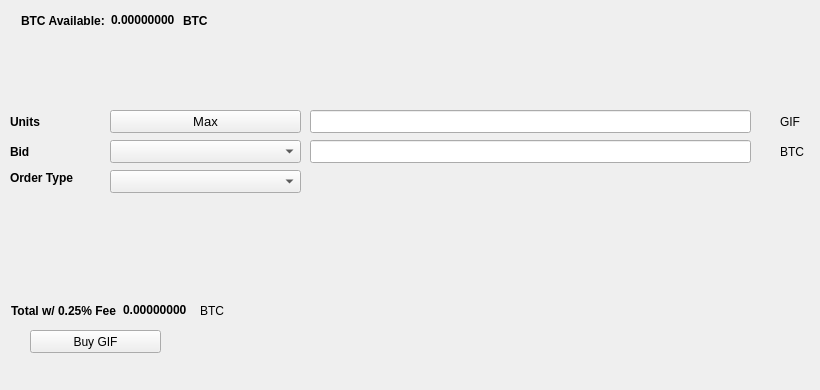
   <widget class="QWidget" name="BuyTab">
    <attribute name="title">
     <string>Buy</string>
    </attribute>
    <widget class="QPushButton" name="BuyGIF">
     <property name="geometry">
      <rect>
       <x>30</x>
       <y>330</y>
       <width>131</width>
       <height>23</height>
      </rect>
     </property>
     <property name="text">
      <string>Buy GIF</string>
     </property>
     <property name="icon">
      <iconset resource="../tgifglobal.qrc">
       <normaloff>:/icons/bitcoin</normaloff>:/icons/bitcoin</iconset>
     </property>
    </widget>
    <widget class="QLabel" name="label_3">
     <property name="geometry">
      <rect>
       <x>10</x>
       <y>110</y>
       <width>46</width>
       <height>23</height>
      </rect>
     </property>
     <property name="font">
      <font>
       <weight>75</weight>
       <bold>true</bold>
      </font>
     </property>
     <property name="text">
      <string>Units</string>
     </property>
    </widget>
    <widget class="QLineEdit" name="UnitsInput">
     <property name="geometry">
      <rect>
       <x>310</x>
       <y>110</y>
       <width>441</width>
       <height>23</height>
      </rect>
     </property>
     <property name="font">
      <font>
       <pointsize>9</pointsize>
       <weight>75</weight>
       <bold>true</bold>
      </font>
     </property>
    </widget>
    <widget class="QLineEdit" name="BuyBidPriceEdit">
     <property name="geometry">
      <rect>
       <x>310</x>
       <y>140</y>
       <width>441</width>
       <height>23</height>
      </rect>
     </property>
     <property name="font">
      <font>
       <pointsize>9</pointsize>
       <weight>75</weight>
       <bold>true</bold>
      </font>
     </property>
    </widget>
    <widget class="QLabel" name="label_4">
     <property name="geometry">
      <rect>
       <x>780</x>
       <y>110</y>
       <width>31</width>
       <height>23</height>
      </rect>
     </property>
     <property name="text">
      <string>GIF</string>
     </property>
    </widget>
    <widget class="QLabel" name="label_5">
     <property name="geometry">
      <rect>
       <x>780</x>
       <y>140</y>
       <width>31</width>
       <height>23</height>
      </rect>
     </property>
     <property name="text">
      <string>BTC</string>
     </property>
    </widget>
    <widget class="QLabel" name="label_6">
     <property name="geometry">
      <rect>
       <x>10</x>
       <y>140</y>
       <width>46</width>
       <height>23</height>
      </rect>
     </property>
     <property name="font">
      <font>
       <weight>75</weight>
       <bold>true</bold>
      </font>
     </property>
     <property name="text">
      <string>Bid</string>
     </property>
    </widget>
    <widget class="QLabel" name="label_7">
     <property name="geometry">
      <rect>
       <x>10</x>
       <y>170</y>
       <width>91</width>
       <height>16</height>
      </rect>
     </property>
     <property name="font">
      <font>
       <weight>75</weight>
       <bold>true</bold>
      </font>
     </property>
     <property name="text">
      <string>Order Type</string>
     </property>
    </widget>
    <widget class="QPushButton" name="Buy_Max_Amount">
     <property name="geometry">
      <rect>
       <x>110</x>
       <y>110</y>
       <width>191</width>
       <height>23</height>
      </rect>
     </property>
     <property name="font">
      <font>
       <pointsize>10</pointsize>
      </font>
     </property>
     <property name="text">
      <string>Max</string>
     </property>
    </widget>
    <widget class="QComboBox" name="BuyBidcomboBox">
     <property name="geometry">
      <rect>
       <x>110</x>
       <y>140</y>
       <width>191</width>
       <height>23</height>
      </rect>
     </property>
     <property name="font">
      <font>
       <pointsize>10</pointsize>
      </font>
     </property>
    </widget>
    <widget class="QComboBox" name="buyOrdertypeCombo">
     <property name="geometry">
      <rect>
       <x>110</x>
       <y>170</y>
       <width>191</width>
       <height>23</height>
      </rect>
     </property>
     <property name="font">
      <font>
       <pointsize>10</pointsize>
      </font>
     </property>
    </widget>
    <widget class="QWidget" name="layoutWidget1">
     <property name="geometry">
      <rect>
       <x>21</x>
       <y>11</y>
       <width>227</width>
       <height>19</height>
      </rect>
     </property>
     <layout class="QHBoxLayout" name="horizontalLayout_3">
      <item>
       <widget class="QLabel" name="label232">
        <property name="font">
         <font>
          <weight>75</weight>
          <bold>true</bold>
         </font>
        </property>
        <property name="text">
         <string>BTC Available:</string>
        </property>
       </widget>
      </item>
      <item>
       <widget class="QLabel" name="BtcAvailableLbl">
        <property name="palette">
         <palette>
          <active>
           <colorrole role="WindowText">
            <brush brushstyle="SolidPattern">
             <color alpha="255">
              <red>0</red>
              <green>0</green>
              <blue>0</blue>
             </color>
            </brush>
           </colorrole>
           <colorrole role="Button">
            <brush brushstyle="SolidPattern">
             <color alpha="255">
              <red>0</red>
              <green>170</green>
              <blue>0</blue>
             </color>
            </brush>
           </colorrole>
           <colorrole role="Light">
            <brush brushstyle="SolidPattern">
             <color alpha="255">
              <red>0</red>
              <green>255</green>
              <blue>0</blue>
             </color>
            </brush>
           </colorrole>
           <colorrole role="Midlight">
            <brush brushstyle="SolidPattern">
             <color alpha="255">
              <red>0</red>
              <green>212</green>
              <blue>0</blue>
             </color>
            </brush>
           </colorrole>
           <colorrole role="Dark">
            <brush brushstyle="SolidPattern">
             <color alpha="255">
              <red>0</red>
              <green>85</green>
              <blue>0</blue>
             </color>
            </brush>
           </colorrole>
           <colorrole role="Mid">
            <brush brushstyle="SolidPattern">
             <color alpha="255">
              <red>0</red>
              <green>113</green>
              <blue>0</blue>
             </color>
            </brush>
           </colorrole>
           <colorrole role="Text">
            <brush brushstyle="SolidPattern">
             <color alpha="255">
              <red>0</red>
              <green>170</green>
              <blue>0</blue>
             </color>
            </brush>
           </colorrole>
           <colorrole role="BrightText">
            <brush brushstyle="SolidPattern">
             <color alpha="255">
              <red>255</red>
              <green>255</green>
              <blue>255</blue>
             </color>
            </brush>
           </colorrole>
           <colorrole role="ButtonText">
            <brush brushstyle="SolidPattern">
             <color alpha="255">
              <red>0</red>
              <green>0</green>
              <blue>0</blue>
             </color>
            </brush>
           </colorrole>
           <colorrole role="Base">
            <brush brushstyle="SolidPattern">
             <color alpha="255">
              <red>255</red>
              <green>255</green>
              <blue>255</blue>
             </color>
            </brush>
           </colorrole>
           <colorrole role="Window">
            <brush brushstyle="SolidPattern">
             <color alpha="255">
              <red>0</red>
              <green>170</green>
              <blue>0</blue>
             </color>
            </brush>
           </colorrole>
           <colorrole role="Shadow">
            <brush brushstyle="SolidPattern">
             <color alpha="255">
              <red>0</red>
              <green>0</green>
              <blue>0</blue>
             </color>
            </brush>
           </colorrole>
           <colorrole role="AlternateBase">
            <brush brushstyle="SolidPattern">
             <color alpha="255">
              <red>127</red>
              <green>212</green>
              <blue>127</blue>
             </color>
            </brush>
           </colorrole>
           <colorrole role="ToolTipBase">
            <brush brushstyle="SolidPattern">
             <color alpha="255">
              <red>255</red>
              <green>255</green>
              <blue>220</blue>
             </color>
            </brush>
           </colorrole>
           <colorrole role="ToolTipText">
            <brush brushstyle="SolidPattern">
             <color alpha="255">
              <red>0</red>
              <green>0</green>
              <blue>0</blue>
             </color>
            </brush>
           </colorrole>
          </active>
          <inactive>
           <colorrole role="WindowText">
            <brush brushstyle="SolidPattern">
             <color alpha="255">
              <red>0</red>
              <green>0</green>
              <blue>0</blue>
             </color>
            </brush>
           </colorrole>
           <colorrole role="Button">
            <brush brushstyle="SolidPattern">
             <color alpha="255">
              <red>0</red>
              <green>170</green>
              <blue>0</blue>
             </color>
            </brush>
           </colorrole>
           <colorrole role="Light">
            <brush brushstyle="SolidPattern">
             <color alpha="255">
              <red>0</red>
              <green>255</green>
              <blue>0</blue>
             </color>
            </brush>
           </colorrole>
           <colorrole role="Midlight">
            <brush brushstyle="SolidPattern">
             <color alpha="255">
              <red>0</red>
              <green>212</green>
              <blue>0</blue>
             </color>
            </brush>
           </colorrole>
           <colorrole role="Dark">
            <brush brushstyle="SolidPattern">
             <color alpha="255">
              <red>0</red>
              <green>85</green>
              <blue>0</blue>
             </color>
            </brush>
           </colorrole>
           <colorrole role="Mid">
            <brush brushstyle="SolidPattern">
             <color alpha="255">
              <red>0</red>
              <green>113</green>
              <blue>0</blue>
             </color>
            </brush>
           </colorrole>
           <colorrole role="Text">
            <brush brushstyle="SolidPattern">
             <color alpha="255">
              <red>0</red>
              <green>170</green>
              <blue>0</blue>
             </color>
            </brush>
           </colorrole>
           <colorrole role="BrightText">
            <brush brushstyle="SolidPattern">
             <color alpha="255">
              <red>255</red>
              <green>255</green>
              <blue>255</blue>
             </color>
            </brush>
           </colorrole>
           <colorrole role="ButtonText">
            <brush brushstyle="SolidPattern">
             <color alpha="255">
              <red>0</red>
              <green>0</green>
              <blue>0</blue>
             </color>
            </brush>
           </colorrole>
           <colorrole role="Base">
            <brush brushstyle="SolidPattern">
             <color alpha="255">
              <red>255</red>
              <green>255</green>
              <blue>255</blue>
             </color>
            </brush>
           </colorrole>
           <colorrole role="Window">
            <brush brushstyle="SolidPattern">
             <color alpha="255">
              <red>0</red>
              <green>170</green>
              <blue>0</blue>
             </color>
            </brush>
           </colorrole>
           <colorrole role="Shadow">
            <brush brushstyle="SolidPattern">
             <color alpha="255">
              <red>0</red>
              <green>0</green>
              <blue>0</blue>
             </color>
            </brush>
           </colorrole>
           <colorrole role="AlternateBase">
            <brush brushstyle="SolidPattern">
             <color alpha="255">
              <red>127</red>
              <green>212</green>
              <blue>127</blue>
             </color>
            </brush>
           </colorrole>
           <colorrole role="ToolTipBase">
            <brush brushstyle="SolidPattern">
             <color alpha="255">
              <red>255</red>
              <green>255</green>
              <blue>220</blue>
             </color>
            </brush>
           </colorrole>
           <colorrole role="ToolTipText">
            <brush brushstyle="SolidPattern">
             <color alpha="255">
              <red>0</red>
              <green>0</green>
              <blue>0</blue>
             </color>
            </brush>
           </colorrole>
          </inactive>
          <disabled>
           <colorrole role="WindowText">
            <brush brushstyle="SolidPattern">
             <color alpha="255">
              <red>0</red>
              <green>85</green>
              <blue>0</blue>
             </color>
            </brush>
           </colorrole>
           <colorrole role="Button">
            <brush brushstyle="SolidPattern">
             <color alpha="255">
              <red>0</red>
              <green>170</green>
              <blue>0</blue>
             </color>
            </brush>
           </colorrole>
           <colorrole role="Light">
            <brush brushstyle="SolidPattern">
             <color alpha="255">
              <red>0</red>
              <green>255</green>
              <blue>0</blue>
             </color>
            </brush>
           </colorrole>
           <colorrole role="Midlight">
            <brush brushstyle="SolidPattern">
             <color alpha="255">
              <red>0</red>
              <green>212</green>
              <blue>0</blue>
             </color>
            </brush>
           </colorrole>
           <colorrole role="Dark">
            <brush brushstyle="SolidPattern">
             <color alpha="255">
              <red>0</red>
              <green>85</green>
              <blue>0</blue>
             </color>
            </brush>
           </colorrole>
           <colorrole role="Mid">
            <brush brushstyle="SolidPattern">
             <color alpha="255">
              <red>0</red>
              <green>113</green>
              <blue>0</blue>
             </color>
            </brush>
           </colorrole>
           <colorrole role="Text">
            <brush brushstyle="SolidPattern">
             <color alpha="255">
              <red>0</red>
              <green>85</green>
              <blue>0</blue>
             </color>
            </brush>
           </colorrole>
           <colorrole role="BrightText">
            <brush brushstyle="SolidPattern">
             <color alpha="255">
              <red>255</red>
              <green>255</green>
              <blue>255</blue>
             </color>
            </brush>
           </colorrole>
           <colorrole role="ButtonText">
            <brush brushstyle="SolidPattern">
             <color alpha="255">
              <red>0</red>
              <green>85</green>
              <blue>0</blue>
             </color>
            </brush>
           </colorrole>
           <colorrole role="Base">
            <brush brushstyle="SolidPattern">
             <color alpha="255">
              <red>0</red>
              <green>170</green>
              <blue>0</blue>
             </color>
            </brush>
           </colorrole>
           <colorrole role="Window">
            <brush brushstyle="SolidPattern">
             <color alpha="255">
              <red>0</red>
              <green>170</green>
              <blue>0</blue>
             </color>
            </brush>
           </colorrole>
           <colorrole role="Shadow">
            <brush brushstyle="SolidPattern">
             <color alpha="255">
              <red>0</red>
              <green>0</green>
              <blue>0</blue>
             </color>
            </brush>
           </colorrole>
           <colorrole role="AlternateBase">
            <brush brushstyle="SolidPattern">
             <color alpha="255">
              <red>0</red>
              <green>170</green>
              <blue>0</blue>
             </color>
            </brush>
           </colorrole>
           <colorrole role="ToolTipBase">
            <brush brushstyle="SolidPattern">
             <color alpha="255">
              <red>255</red>
              <green>255</green>
              <blue>220</blue>
             </color>
            </brush>
           </colorrole>
           <colorrole role="ToolTipText">
            <brush brushstyle="SolidPattern">
             <color alpha="255">
              <red>0</red>
              <green>0</green>
              <blue>0</blue>
             </color>
            </brush>
           </colorrole>
          </disabled>
         </palette>
        </property>
        <property name="font">
         <font>
          <weight>75</weight>
          <bold>true</bold>
         </font>
        </property>
        <property name="text">
         <string>0.00000000</string>
        </property>
        <property name="textInteractionFlags">
         <set>Qt::LinksAccessibleByMouse|Qt::TextSelectableByKeyboard|Qt::TextSelectableByMouse</set>
        </property>
       </widget>
      </item>
      <item>
       <widget class="QLabel" name="BtcAvailableLbl_2">
        <property name="font">
         <font>
          <weight>75</weight>
          <bold>true</bold>
         </font>
        </property>
        <property name="text">
         <string>BTC</string>
        </property>
       </widget>
      </item>
     </layout>
    </widget>
    <widget class="QWidget" name="layoutWidge2">
     <property name="geometry">
      <rect>
       <x>11</x>
       <y>301</y>
       <width>259</width>
       <height>19</height>
      </rect>
     </property>
     <layout class="QHBoxLayout" name="horizontalLayout_4">
      <item>
       <widget class="QLabel" name="label_9">
        <property name="font">
         <font>
          <weight>75</weight>
          <bold>true</bold>
         </font>
        </property>
        <property name="text">
         <string>Total w/ 0.25% Fee</string>
        </property>
       </widget>
      </item>
      <item>
       <widget class="QLabel" name="BuyCostLabel">
        <property name="palette">
         <palette>
          <active>
           <colorrole role="WindowText">
            <brush brushstyle="SolidPattern">
             <color alpha="255">
              <red>0</red>
              <green>0</green>
              <blue>0</blue>
             </color>
            </brush>
           </colorrole>
           <colorrole role="Button">
            <brush brushstyle="SolidPattern">
             <color alpha="255">
              <red>0</red>
              <green>170</green>
              <blue>0</blue>
             </color>
            </brush>
           </colorrole>
           <colorrole role="Light">
            <brush brushstyle="SolidPattern">
             <color alpha="255">
              <red>0</red>
              <green>255</green>
              <blue>0</blue>
             </color>
            </brush>
           </colorrole>
           <colorrole role="Midlight">
            <brush brushstyle="SolidPattern">
             <color alpha="255">
              <red>0</red>
              <green>212</green>
              <blue>0</blue>
             </color>
            </brush>
           </colorrole>
           <colorrole role="Dark">
            <brush brushstyle="SolidPattern">
             <color alpha="255">
              <red>0</red>
              <green>85</green>
              <blue>0</blue>
             </color>
            </brush>
           </colorrole>
           <colorrole role="Mid">
            <brush brushstyle="SolidPattern">
             <color alpha="255">
              <red>0</red>
              <green>113</green>
              <blue>0</blue>
             </color>
            </brush>
           </colorrole>
           <colorrole role="Text">
            <brush brushstyle="SolidPattern">
             <color alpha="255">
              <red>0</red>
              <green>170</green>
              <blue>0</blue>
             </color>
            </brush>
           </colorrole>
           <colorrole role="BrightText">
            <brush brushstyle="SolidPattern">
             <color alpha="255">
              <red>255</red>
              <green>255</green>
              <blue>255</blue>
             </color>
            </brush>
           </colorrole>
           <colorrole role="ButtonText">
            <brush brushstyle="SolidPattern">
             <color alpha="255">
              <red>0</red>
              <green>0</green>
              <blue>0</blue>
             </color>
            </brush>
           </colorrole>
           <colorrole role="Base">
            <brush brushstyle="SolidPattern">
             <color alpha="255">
              <red>255</red>
              <green>255</green>
              <blue>255</blue>
             </color>
            </brush>
           </colorrole>
           <colorrole role="Window">
            <brush brushstyle="SolidPattern">
             <color alpha="255">
              <red>0</red>
              <green>170</green>
              <blue>0</blue>
             </color>
            </brush>
           </colorrole>
           <colorrole role="Shadow">
            <brush brushstyle="SolidPattern">
             <color alpha="255">
              <red>0</red>
              <green>0</green>
              <blue>0</blue>
             </color>
            </brush>
           </colorrole>
           <colorrole role="AlternateBase">
            <brush brushstyle="SolidPattern">
             <color alpha="255">
              <red>127</red>
              <green>212</green>
              <blue>127</blue>
             </color>
            </brush>
           </colorrole>
           <colorrole role="ToolTipBase">
            <brush brushstyle="SolidPattern">
             <color alpha="255">
              <red>255</red>
              <green>255</green>
              <blue>220</blue>
             </color>
            </brush>
           </colorrole>
           <colorrole role="ToolTipText">
            <brush brushstyle="SolidPattern">
             <color alpha="255">
              <red>0</red>
              <green>0</green>
              <blue>0</blue>
             </color>
            </brush>
           </colorrole>
          </active>
          <inactive>
           <colorrole role="WindowText">
            <brush brushstyle="SolidPattern">
             <color alpha="255">
              <red>0</red>
              <green>0</green>
              <blue>0</blue>
             </color>
            </brush>
           </colorrole>
           <colorrole role="Button">
            <brush brushstyle="SolidPattern">
             <color alpha="255">
              <red>0</red>
              <green>170</green>
              <blue>0</blue>
             </color>
            </brush>
           </colorrole>
           <colorrole role="Light">
            <brush brushstyle="SolidPattern">
             <color alpha="255">
              <red>0</red>
              <green>255</green>
              <blue>0</blue>
             </color>
            </brush>
           </colorrole>
           <colorrole role="Midlight">
            <brush brushstyle="SolidPattern">
             <color alpha="255">
              <red>0</red>
              <green>212</green>
              <blue>0</blue>
             </color>
            </brush>
           </colorrole>
           <colorrole role="Dark">
            <brush brushstyle="SolidPattern">
             <color alpha="255">
              <red>0</red>
              <green>85</green>
              <blue>0</blue>
             </color>
            </brush>
           </colorrole>
           <colorrole role="Mid">
            <brush brushstyle="SolidPattern">
             <color alpha="255">
              <red>0</red>
              <green>113</green>
              <blue>0</blue>
             </color>
            </brush>
           </colorrole>
           <colorrole role="Text">
            <brush brushstyle="SolidPattern">
             <color alpha="255">
              <red>0</red>
              <green>170</green>
              <blue>0</blue>
             </color>
            </brush>
           </colorrole>
           <colorrole role="BrightText">
            <brush brushstyle="SolidPattern">
             <color alpha="255">
              <red>255</red>
              <green>255</green>
              <blue>255</blue>
             </color>
            </brush>
           </colorrole>
           <colorrole role="ButtonText">
            <brush brushstyle="SolidPattern">
             <color alpha="255">
              <red>0</red>
              <green>0</green>
              <blue>0</blue>
             </color>
            </brush>
           </colorrole>
           <colorrole role="Base">
            <brush brushstyle="SolidPattern">
             <color alpha="255">
              <red>255</red>
              <green>255</green>
              <blue>255</blue>
             </color>
            </brush>
           </colorrole>
           <colorrole role="Window">
            <brush brushstyle="SolidPattern">
             <color alpha="255">
              <red>0</red>
              <green>170</green>
              <blue>0</blue>
             </color>
            </brush>
           </colorrole>
           <colorrole role="Shadow">
            <brush brushstyle="SolidPattern">
             <color alpha="255">
              <red>0</red>
              <green>0</green>
              <blue>0</blue>
             </color>
            </brush>
           </colorrole>
           <colorrole role="AlternateBase">
            <brush brushstyle="SolidPattern">
             <color alpha="255">
              <red>127</red>
              <green>212</green>
              <blue>127</blue>
             </color>
            </brush>
           </colorrole>
           <colorrole role="ToolTipBase">
            <brush brushstyle="SolidPattern">
             <color alpha="255">
              <red>255</red>
              <green>255</green>
              <blue>220</blue>
             </color>
            </brush>
           </colorrole>
           <colorrole role="ToolTipText">
            <brush brushstyle="SolidPattern">
             <color alpha="255">
              <red>0</red>
              <green>0</green>
              <blue>0</blue>
             </color>
            </brush>
           </colorrole>
          </inactive>
          <disabled>
           <colorrole role="WindowText">
            <brush brushstyle="SolidPattern">
             <color alpha="255">
              <red>0</red>
              <green>85</green>
              <blue>0</blue>
             </color>
            </brush>
           </colorrole>
           <colorrole role="Button">
            <brush brushstyle="SolidPattern">
             <color alpha="255">
              <red>0</red>
              <green>170</green>
              <blue>0</blue>
             </color>
            </brush>
           </colorrole>
           <colorrole role="Light">
            <brush brushstyle="SolidPattern">
             <color alpha="255">
              <red>0</red>
              <green>255</green>
              <blue>0</blue>
             </color>
            </brush>
           </colorrole>
           <colorrole role="Midlight">
            <brush brushstyle="SolidPattern">
             <color alpha="255">
              <red>0</red>
              <green>212</green>
              <blue>0</blue>
             </color>
            </brush>
           </colorrole>
           <colorrole role="Dark">
            <brush brushstyle="SolidPattern">
             <color alpha="255">
              <red>0</red>
              <green>85</green>
              <blue>0</blue>
             </color>
            </brush>
           </colorrole>
           <colorrole role="Mid">
            <brush brushstyle="SolidPattern">
             <color alpha="255">
              <red>0</red>
              <green>113</green>
              <blue>0</blue>
             </color>
            </brush>
           </colorrole>
           <colorrole role="Text">
            <brush brushstyle="SolidPattern">
             <color alpha="255">
              <red>0</red>
              <green>85</green>
              <blue>0</blue>
             </color>
            </brush>
           </colorrole>
           <colorrole role="BrightText">
            <brush brushstyle="SolidPattern">
             <color alpha="255">
              <red>255</red>
              <green>255</green>
              <blue>255</blue>
             </color>
            </brush>
           </colorrole>
           <colorrole role="ButtonText">
            <brush brushstyle="SolidPattern">
             <color alpha="255">
              <red>0</red>
              <green>85</green>
              <blue>0</blue>
             </color>
            </brush>
           </colorrole>
           <colorrole role="Base">
            <brush brushstyle="SolidPattern">
             <color alpha="255">
              <red>0</red>
              <green>170</green>
              <blue>0</blue>
             </color>
            </brush>
           </colorrole>
           <colorrole role="Window">
            <brush brushstyle="SolidPattern">
             <color alpha="255">
              <red>0</red>
              <green>170</green>
              <blue>0</blue>
             </color>
            </brush>
           </colorrole>
           <colorrole role="Shadow">
            <brush brushstyle="SolidPattern">
             <color alpha="255">
              <red>0</red>
              <green>0</green>
              <blue>0</blue>
             </color>
            </brush>
           </colorrole>
           <colorrole role="AlternateBase">
            <brush brushstyle="SolidPattern">
             <color alpha="255">
              <red>0</red>
              <green>170</green>
              <blue>0</blue>
             </color>
            </brush>
           </colorrole>
           <colorrole role="ToolTipBase">
            <brush brushstyle="SolidPattern">
             <color alpha="255">
              <red>255</red>
              <green>255</green>
              <blue>220</blue>
             </color>
            </brush>
           </colorrole>
           <colorrole role="ToolTipText">
            <brush brushstyle="SolidPattern">
             <color alpha="255">
              <red>0</red>
              <green>0</green>
              <blue>0</blue>
             </color>
            </brush>
           </colorrole>
          </disabled>
         </palette>
        </property>
        <property name="font">
         <font>
          <weight>75</weight>
          <bold>true</bold>
         </font>
        </property>
        <property name="autoFillBackground">
         <bool>false</bool>
        </property>
        <property name="text">
         <string>0.00000000</string>
        </property>
        <property name="textInteractionFlags">
         <set>Qt::LinksAccessibleByMouse|Qt::TextSelectableByMouse</set>
        </property>
       </widget>
      </item>
      <item>
       <widget class="QLabel" name="label_10">
        <property name="font">
         <font>
          <weight>50</weight>
          <bold>false</bold>
         </font>
        </property>
        <property name="text">
         <string>BTC</string>
        </property>
       </widget>
      </item>
     </layout>
    </widget>
    <widget class="QLabel" name="label_24">
     <property name="geometry">
      <rect>
       <x>460</x>
       <y>300</y>
       <width>281</width>
       <height>81</height>
      </rect>
     </property>
     <property name="text">
      <string/>
     </property>
     <property name="pixmap">
      <pixmap>:/images/bittrex</pixmap>
     </property>
    </widget>
   </widget>
